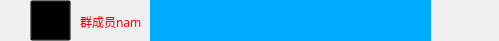
<?xml version="1.0" encoding="UTF-8"?>
<ui version="4.0">
 <class>wd_msg</class>
 <widget class="QWidget" name="wd_msg">
  <property name="geometry">
   <rect>
    <x>0</x>
    <y>0</y>
    <width>499</width>
    <height>41</height>
   </rect>
  </property>
  <property name="minimumSize">
   <size>
    <width>499</width>
    <height>41</height>
   </size>
  </property>
  <property name="maximumSize">
   <size>
    <width>499</width>
    <height>41</height>
   </size>
  </property>
  <property name="windowTitle">
   <string>Form</string>
  </property>
  <widget class="QLabel" name="lb_name">
   <property name="geometry">
    <rect>
     <x>80</x>
     <y>11</y>
     <width>61</width>
     <height>21</height>
    </rect>
   </property>
   <property name="font">
    <font>
     <family>黑体</family>
     <italic>false</italic>
    </font>
   </property>
   <property name="styleSheet">
    <string notr="true">color:rgb(255, 0, 0);</string>
   </property>
   <property name="text">
    <string>群成员name</string>
   </property>
  </widget>
  <widget class="QLabel" name="te_msg">
   <property name="geometry">
    <rect>
     <x>150</x>
     <y>0</y>
     <width>281</width>
     <height>42</height>
    </rect>
   </property>
   <property name="minimumSize">
    <size>
     <width>281</width>
     <height>42</height>
    </size>
   </property>
   <property name="maximumSize">
    <size>
     <width>281</width>
     <height>41</height>
    </size>
   </property>
   <property name="styleSheet">
    <string notr="true">background-color:rgb(0, 170, 255);</string>
   </property>
   <property name="text">
    <string/>
   </property>
  </widget>
  <widget class="QPushButton" name="pb_mem">
   <property name="geometry">
    <rect>
     <x>30</x>
     <y>0</y>
     <width>41</width>
     <height>41</height>
    </rect>
   </property>
   <property name="minimumSize">
    <size>
     <width>41</width>
     <height>41</height>
    </size>
   </property>
   <property name="maximumSize">
    <size>
     <width>41</width>
     <height>41</height>
    </size>
   </property>
   <property name="cursor">
    <cursorShape>OpenHandCursor</cursorShape>
   </property>
   <property name="styleSheet">
    <string notr="true">background: transparent;</string>
   </property>
   <property name="text">
    <string/>
   </property>
   <property name="iconSize">
    <size>
     <width>41</width>
     <height>41</height>
    </size>
   </property>
  </widget>
 </widget>
 <resources/>
 <connections/>
</ui>
